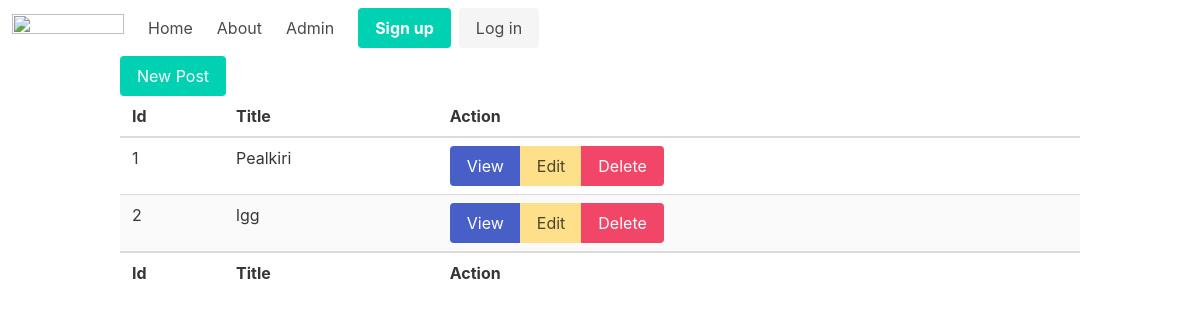
The page /admin/posts on the database as committed earlier.
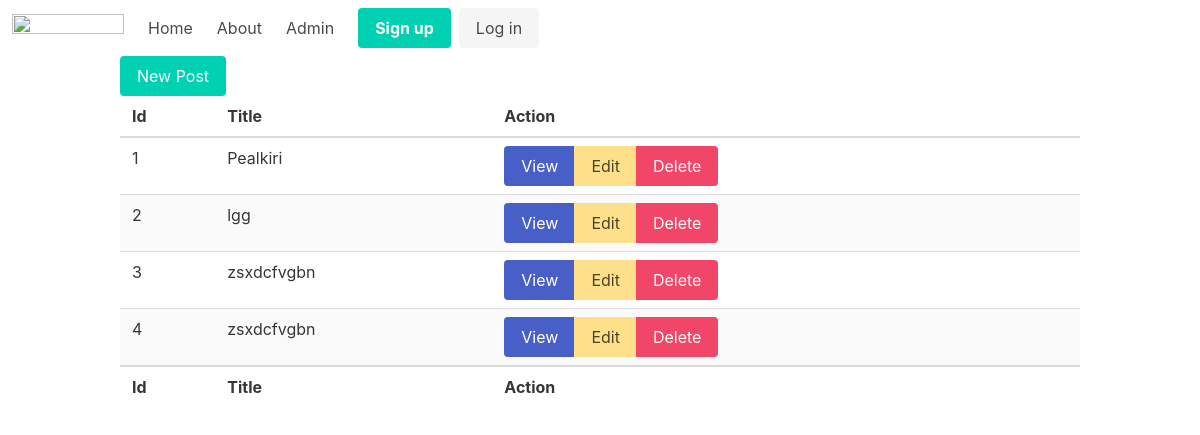
The same page on the database as committed later.
### tables this page shows
CREATE TABLE posts
(
    id    integer
        primary key autoincrement,
    title varchar(255) not null,
    body  text
);

### helpers.php (called while the page is built)
<?php
function view($viewName, $variables = []){
    extract($variables);
    require __DIR__ . "/views/$viewName.php";
}

### src/Controllers/PostController.php (called while the page is built, shortened)
<?php
class PostController {
    public function index(){
        $posts = Post::all();
        view('posts/index', compact('posts'));
    }
}

### src/DB.php (called while the page is built, shortened)
<?php
class DB {
    private $conn;
    public function __construct() {
        $this->conn = new PDO("sqlite:database.sqlite");
        $this->conn->setAttribute(PDO::ATTR_ERRMODE, PDO::ERRMODE_EXCEPTION);
    }
    public function all($table, $class) {
        $stmt = $this->conn->prepare("SELECT * FROM $table");
        $stmt->execute();
        $stmt->setFetchMode(PDO::FETCH_CLASS, $class);
        return $stmt -> fetchAll();
    }
}

### src/Models/Model.php (called while the page is built, shortened)
<?php
abstract class Model {
    static $table;
    static function all() {
        $db = new DB;
        return $db->all(static::$table, static::class);
    }
}

### views/posts/index.php (the view)
<?php require __DIR__ .  '/../partials/header.php' ?>
<div class="container">
    <a class="button is-primary" href="/admin/posts/create">New Post</a>
    <table class="table is-striped is-fullwidth">
        <thead>
            <th>Id</th>
            <th>Title</th>
            <th>Action</th>
        </thead>
        <tbody>
            <?php foreach ($posts as $post) : ?>
                <tr>
                    <td><?= $post->id ?></td>
                    <td><?= $post->title ?></td>
                    <td>
                        <div class="field has-addons">
                            <p class="control">
                                <a class="button is-link">View</a>
                            </p>
                            <p class="control">
                                <a class="button is-warning">Edit</a>
                            </p>
                            <p class="control">
                                <a class="button is-danger">Delete</a>
                            </p>
                        </div>
                    </td>
                </tr>
            <?php endforeach; ?>
        </tbody>
        <tfoot>
            <th>Id</th>
            <th>Title</th>
            <th>Action</th>
        </tfoot>
    </table>
</div>
<?php require __DIR__ .  '/../partials/footer.php' ?>

### views/partials/nav.php (shortened to what this page needs)
<nav class="navbar" role="navigation" aria-label="main navigation">
  <div class="navbar-brand">
    <a class="navbar-item" href="https://bulma.io">
      <img src="https://bulma.io/images/bulma-logo.png" width="112" height="28">
    </a>
  </div>
  <div id="navbarBasicExample" class="navbar-menu">
    <div class="navbar-start">
      <a class="navbar-item" href="/">
        Home
      </a>
      <a class="navbar-item" href="/about">
        About
      </a>
      <a class="navbar-item" href="/admin/posts">
        Admin
      </a>
    <div class="navbar-end">
      <div class="navbar-item">
        <div class="buttons">
          <a class="button is-primary">
            <strong>Sign up</strong>
          </a>
          <a class="button is-light">
            Log in
          </a>
        </div>
      </div>
    </div>
  </div>
</nav>

Rows that differ between the two databases and show on the page:
added posts: id "3", title "zsxdcfvgbn"
added posts: id "4", title "zsxdcfvgbn"
